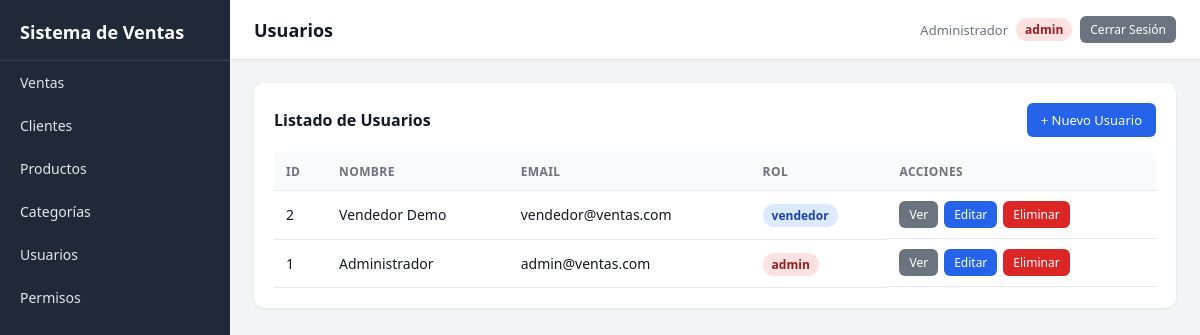
/index.php?c=usuario&a=index (signed in), run on the app's committed database.
### tables this page shows
CREATE TABLE usuarios (
    id INT AUTO_INCREMENT PRIMARY KEY,
    nombre VARCHAR(100) NOT NULL,
    email VARCHAR(150) UNIQUE NOT NULL,
    password VARCHAR(255) NOT NULL,
    rol ENUM('admin','vendedor') DEFAULT 'vendedor',
    created_at TIMESTAMP DEFAULT CURRENT_TIMESTAMP
);

### controllers/UsuarioController.php (called while the page is built, shortened)
<?php
class UsuarioController {
    private $model;
    public function __construct() {
        $this->model = new Usuario();
    }
    public function index() {
        $usuarios = $this->model->all();
        require __DIR__ . '/../views/usuarios/index.php';
    }
}

### index.php (called while the page is built, shortened)
<?php
require_once __DIR__ . '/config/config.php';
$action     = $_GET['a'] ?? DEFAULT_ACTION;
$obj = new $class();
$obj->$action();

### config/config.php (called while the page is built, shortened)
<?php
function url($path = '') {
    return BASE_URL . ltrim($path, '/');
}

### config/database.php (called while the page is built)
<?php
class Database {
    private static $instance = null;
    public static function getConnection() {
        if (self::$instance === null) {
            try {
                self::$instance = new PDO(
                    "mysql:host=localhost;dbname=ventas_db;charset=utf8mb4",
                    "root",
                    "",
                    [
                        PDO::ATTR_ERRMODE => PDO::ERRMODE_EXCEPTION,
                        PDO::ATTR_DEFAULT_FETCH_MODE => PDO::FETCH_ASSOC
                    ]
                );
            } catch (PDOException $e) {
                die("Error de conexión: " . $e->getMessage());
            }
        }
        return self::$instance;
    }
}

### models/BaseModel.php (called while the page is built, shortened)
<?php
require_once __DIR__ . '/../config/database.php';
abstract class BaseModel {
    protected $db;
    protected $table;
    public function __construct() {
        $this->db = Database::getConnection();
    }
    public function all() {
        return $this->db->query("SELECT * FROM {$this->table} ORDER BY id DESC")->fetchAll();
    }
}

### views/usuarios/index.php (the view, shortened to what this page needs)
<?php require_once __DIR__ . '/../layout.php'; layout_head('Usuarios'); ?>
<div class="card">
    <div class="card-header">
        <h3>Listado de Usuarios</h3>
        <a class="btn" href="<?= url('index.php?c=usuario&a=crear') ?>">+ Nuevo Usuario</a>
    </div>
    <table>
        <thead>
            <tr>
                <th>ID</th>
                <th>Nombre</th>
                <th>Email</th>
                <th>Rol</th>
                <th>Acciones</th>
            </tr>
        </thead>
        <tbody>
        <?php if (empty($usuarios)): ?>
            <tr><td colspan="5" class="empty">No hay usuarios registrados</td></tr>
        <?php else: foreach ($usuarios as $u): ?>
            <tr>
                <td><?= $u['id'] ?></td>
                <td><?= htmlspecialchars($u['nombre']) ?></td>
                <td><?= htmlspecialchars($u['email']) ?></td>
                <td>
                    <span class="badge <?= $u['rol'] === 'admin' ? 'badge-red' : 'badge-blue' ?>">
                        <?= htmlspecialchars($u['rol']) ?>
                    </span>
                </td>
                <td class="actions">
                    <a class="btn btn-sm btn-secondary" href="<?= url('index.php?c=usuario&a=ver&id=' . $u['id']) ?>">Ver</a>
                    <a class="btn btn-sm" href="<?= url('index.php?c=usuario&a=editar&id=' . $u['id']) ?>">Editar</a>
                    <a class="btn btn-sm btn-danger" href="<?= url('index.php?c=usuario&a=eliminar&id=' . $u['id']) ?>" onclick="return confirm('¿Eliminar este usuario?')">Eliminar</a>
                </td>
            </tr>
        <?php endforeach; endif; ?>
        </tbody>
    </table>
</div>

### views/layout.php (style rules this page uses)
:root { --sidebar: #1f2937; --sidebar-hover: #374151; --primary: #2563eb; --bg: #f3f4f6; --card: #ffffff; --text: #111827; --muted: #6b7280; --green: #16a34a; --red: #dc2626; --yellow: #d97706; }
* { box-sizing: border-box; }
body { margin: 0; font-family: 'Segoe UI', Roboto, Arial, sans-serif; background: var(--bg); color: var(--text); display: flex; min-height: 100vh; }
a { text-decoration: none; color: inherit; }
.card { background: var(--card); border-radius: 10px; padding: 20px; box-shadow: 0 1px 3px rgba(0,0,0,.08); margin-bottom: 20px; }
.card-header { display: flex; justify-content: space-between; align-items: center; margin-bottom: 16px; }
.card-header h3 { margin: 0; font-size: 16px; }
table { width: 100%; border-collapse: collapse; font-size: 14px; }
th, td { padding: 10px 12px; text-align: left; border-bottom: 1px solid #e5e7eb; }
th { background: #f9fafb; color: var(--muted); text-transform: uppercase; font-size: 12px; letter-spacing: .4px; }
.btn { display: inline-block; padding: 8px 14px; border-radius: 6px; border: none; font-size: 13px; cursor: pointer; background: var(--primary); color: #fff; transition: .2s; }
.btn-sm { padding: 5px 10px; font-size: 12px; }
.btn-danger { background: var(--red); }
.btn-secondary { background: #6b7280; }
.badge { padding: 3px 9px; border-radius: 999px; font-size: 12px; font-weight: 600; }
.badge-blue { background: #dbeafe; color: #1e40af; }
.badge-red { background: #fee2e2; color: #991b1b; }
.actions { display: flex; gap: 6px; }

### data on the page
usuarios: id "2", nombre "Vendedor Demo", email "vendedor@ventas.com", rol "vendedor"
usuarios: id "1", nombre "Administrador", email "admin@ventas.com", rol "admin"

### other printed values
APP_NAME "Sistema de Ventas"
$title "Usuarios"
auth_user_name() "Administrador"
auth_user_role() "admin"
